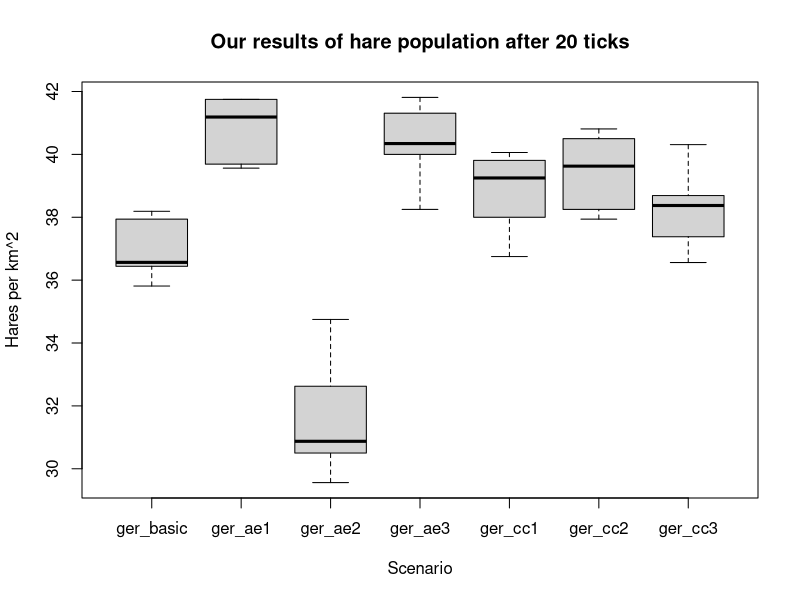
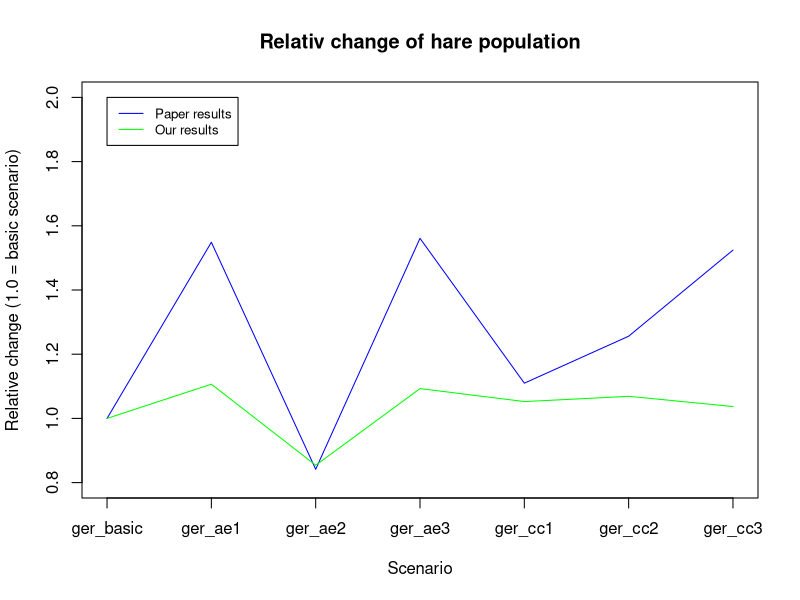

R code for these plots, in order:
ger_basic = c(36.44, 37.94, 35.8125, 36.5, 36.63, 38.19)
ger_ae1 = c(41.5, 39.69, 39.5625, 40.875, 41.75, 41.75)
ger_ae2 = c(30.5,29.56,30.9375,32.625,34.75,30.81)
ger_ae3 = c(40.56,38.25,41.8125,40,40.13,41.31)
ger_cc1 = c(38,36.75,39.6875,38.8125,39.81,40.06)
ger_cc2 = c(37.94,38.94,40.5,40.3125,38.25,40.81)
ger_cc3 = c(38.69,36.56,38.25,38.5,37.38,40.31)

ger = c(ger_basic, ger_ae1, ger_ae2, ger_ae3, ger_cc1, ger_cc2, ger_cc3)
ger_labels = c("ger_basic", "ger_ae1", "ger_ae2", "ger_ae3", "ger_cc1", "ger_cc2", "ger_cc3")
boxplot(ger_basic, ger_ae1, ger_ae2, ger_ae3, ger_cc1, ger_cc2, ger_cc3, 
        main="Our results of hare population after 20 ticks",
        names=ger_labels, xlab="Scenario", ylab="Hares per km^2")

paper_means = c(8.2, 12.7, 6.9, 12.8, 9.1, 10.3, 12.5)

own_means = c(mean(ger_basic), mean(ger_ae1), mean(ger_ae2), mean(ger_ae3),
              mean(ger_cc1), mean(ger_cc2), mean(ger_cc3))
indexes_own_means = own_means / own_means[1]
indexes_paper_means = paper_means / paper_means[1]
plot(indexes_paper_means, main="Relativ change of hare population", col="blue",
     ylab="Relative change (1.0 = basic scenario)", xlab="Scenario",type="l",
     ylim = c(0.8,2), xaxt = "n")
axis(1, at=1:length(ger_labels), labels=ger_labels)
lines(indexes_own_means, col="green")
legend(1,2,legend=c("Paper results", "Our results"), col=c("blue", "green"), lty=1, cex=0.8)


